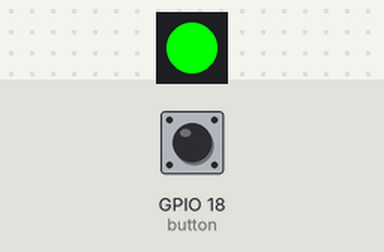
Bench run of a program on a simulated Raspberry Pi (BCM pin numbers). On the bench: 1 RGB LEDs in strip order, left to right. The test bench sets the inputs (shaded band); at power-on: GPIO 18 (button) HIGH. What the program prints to the terminal is not drawn.

Above: at 1.2 s.
1.3 s: GPIO 18 (button) pulled LOW for 0.15 s
At 1.37 s:
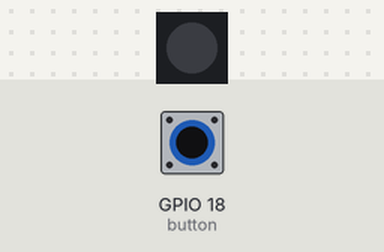
2.9 s: GPIO 18 (button) pulled LOW for 3.2 s
At 3.8 s:
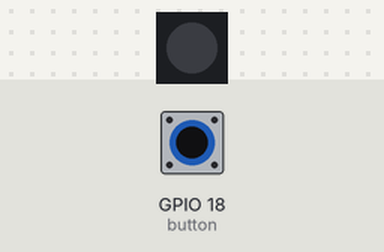
Timing chart, 0 to 4.8 s (numbered marks = the images above; inputs shaded):
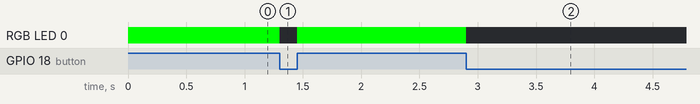

Measured:
- after the input at 1.3 s, RGB LED 0: RGB(0, 255, 0) → off at once, → RGB(0, 255, 0) 0.15 s later
- after the input at 2.9 s, RGB LED 0: RGB(0, 255, 0) → off at once

The program:

RGB.py
```python
from gpiozero import Button,RGBLED

button = Button(18)
rgbLed = RGBLED(17,27,22)
rgbLed.color = (1, 0, 0)
while True:
    if button.is_pressed:
        print("Button is pressed")
        rgbLed.color = (0, 0, 0)
    else:
        print("Button is not pressed")
        rgbLed.color = (0, 1, 0)
```
